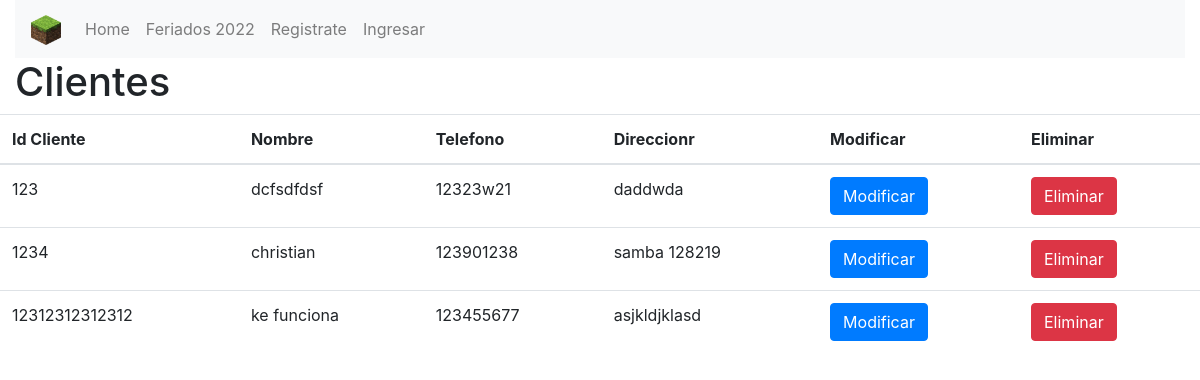
The page /cliente/ on the database its author committed.
### core/models.py (models this page shows, shortened)
class Cliente(models.Model):
    idCliente = models.IntegerField(primary_key=True, verbose_name='Id Cliente')
    nombreCliente = models.CharField(max_length=50, verbose_name='Nombre de cliente')
    correoCliente = models.EmailField(max_length=254, verbose_name='Email del cliente')
    fonoCliente = models.CharField(max_length=9, verbose_name='Telefono cliente')
    direCliente = models.CharField(max_length=100, verbose_name='Direccion del cliente')

### core/views.py (the view)
# urls.py: path('cliente/', listarcliente, name="cliente"),
def listarcliente(request):
    cliente = Cliente.objects.all()
    datos = {
        'cliente' : cliente
    }
    return render(request, 'cliente.html', datos)

### core/templates/cliente.html (shortened to what this page needs)
{%extends 'base.html'%}
    {% load static %}
    {% block content %}
    <div class="container-fluid">
        <h1>Clientes</h1>
    </div>
    <table class="table">
        <thead>
            <th>Id Cliente</th>
            <th>Nombre</th>
            <th>Telefono</th>
            <th>Direccionr</th>
            <th>Modificar</th>
            <th>Eliminar</th>
        </thead>
        {% for ve in cliente %}
        <tr>
            <td>{{ve.idCliente}}</td>
            <td>{{ve.nombreCliente}}</td>
            <td>{{ve.fonoCliente}}</td>
            <td>{{ve.direCliente}}</td>
            <td><a href="{% url 'form_modcliente' ve.idCliente %}" class="btn btn-primary">Modificar</a></td>
            <td><a href="{% url 'form_delcliente' ve.idCliente %}" class="btn btn-danger">Eliminar</a></td>
        </tr>
        {% endfor %}
    </table>
    {% endblock %}

### rows shown on the page
Cliente: idCliente "123", nombreCliente "dcfsdfdsf", fonoCliente "12323w21", direCliente "daddwda"
Cliente: idCliente "1234", nombreCliente "christian", fonoCliente "123901238", direCliente "samba 128219"
Cliente: idCliente "12312312312312", nombreCliente "ke funciona", fonoCliente "123455677", direCliente "asjkldjklasd"
